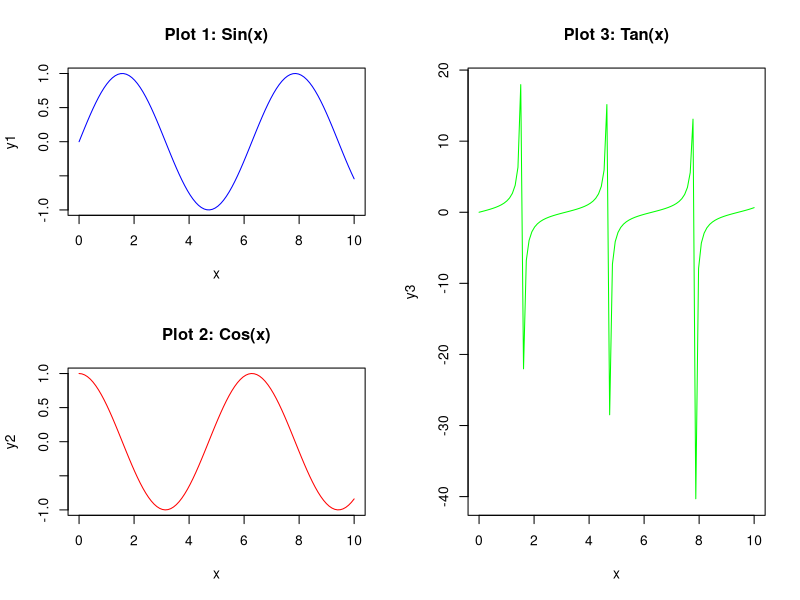

The R source for this figure:
# Beispiel-Daten
x <- seq(0, 10, length.out = 100)
y1 <- sin(x)
y2 <- cos(x)
y3 <- tan(x)

# Layout für 2 Diagramme in der ersten Spalte und 1 Diagramm in der zweiten Spalte
layout(matrix(c(1, 2, 3, 3), nrow = 2, ncol = 2))

# Erstes Diagramm (erste Spalte, erster Plot)
plot(x, y1, type = "l", col = "blue", main = "Plot 1: Sin(x)")

# Zweites Diagramm (erste Spalte, zweiter Plot)
plot(x, y2, type = "l", col = "red", main = "Plot 2: Cos(x)")

# Drittes Diagramm (zweite Spalte)
plot(x, y3, type = "l", col = "green", main = "Plot 3: Tan(x)")
